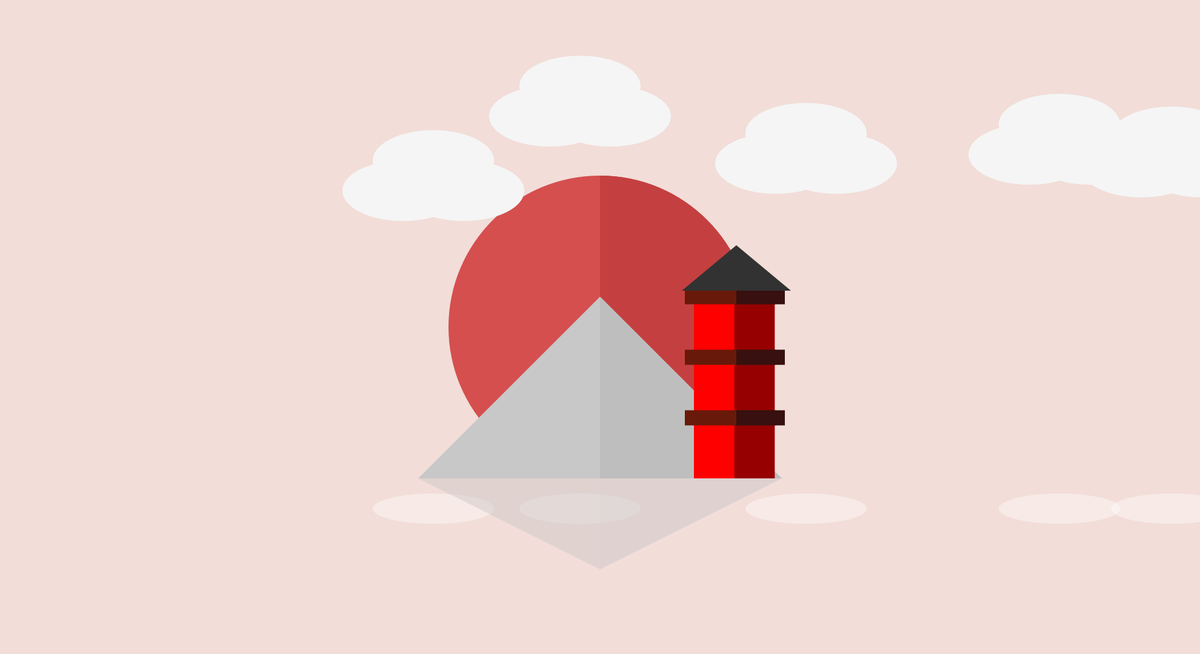
Frame 1 (no input)
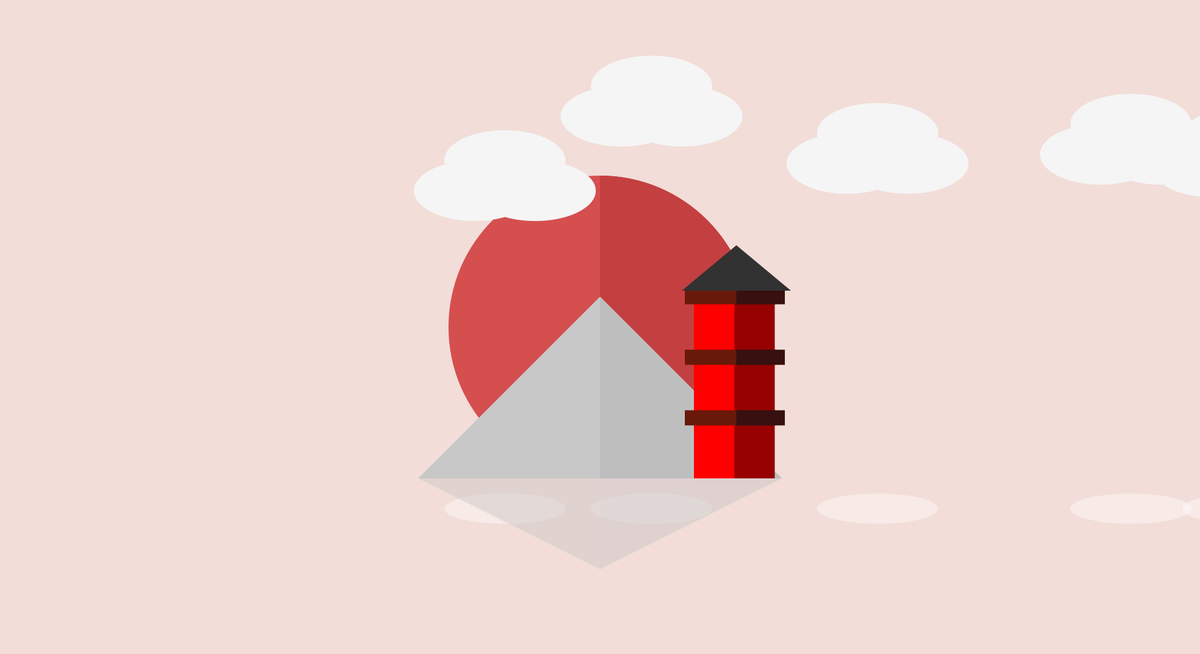
Frame 60 (the mouse pressed at the canvas centre just before this capture)
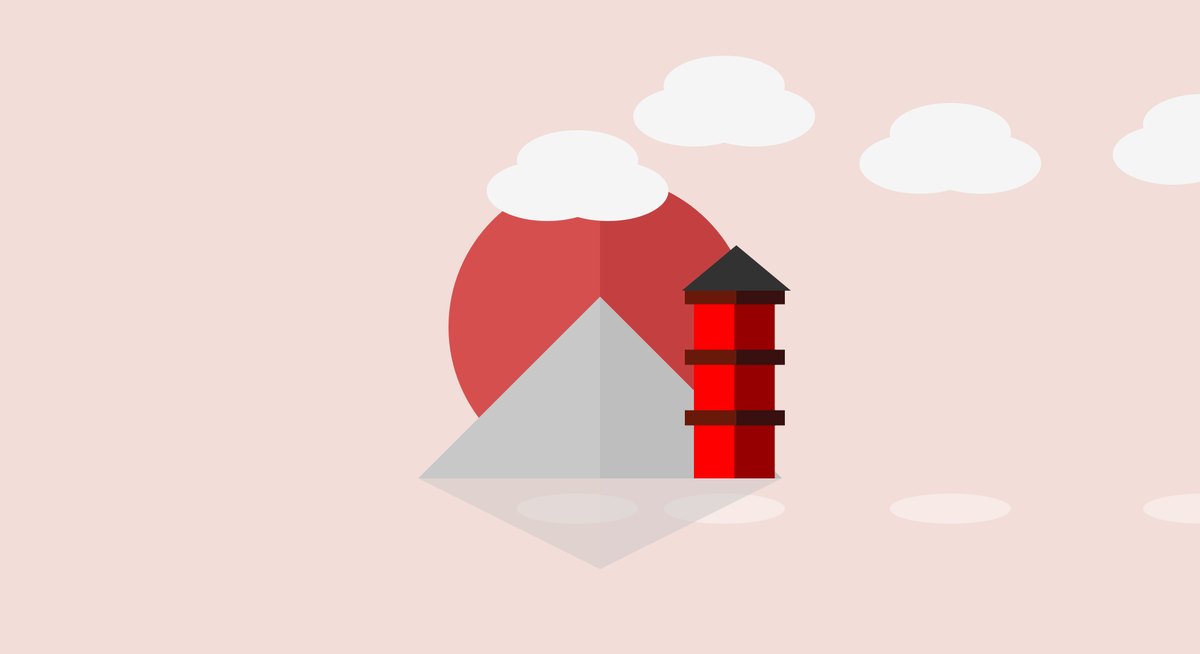
Frame 120 (the mouse held since frame 60 and released just before this capture)

The Processing sketch that drew these frames (run headless with seeded random() and noise(); from frame 60 on, the mouse is pressed at the canvas centre):

// Processing sketch: Day1
// ── Day1.pde
String printThis = "Your sketch is: ";
int r = 242;
int g = 221;
int b = 216;

int radius = 500;
int Clouds;
int[] PosX;
int[] PosY;

void setup()
{
  
  size(1980, 1080);
  PosX = new int[10];
  PosY = new int[10];
  Clouds = 5;
  for(int i = 0; i < Clouds;i++)
  {
    float RanNo = random(0,width);
    PosX[i] = int(RanNo);
    float RanH = random(0,height/4);
    PosY[i] = int(RanH);
  }
}



void draw() 
{
  //Update
  //clear();
  background(r,g,b);
  //PosX[1]--;

   DrawSun();
   DrawClouds(Clouds);
   DrawMoutain();
   DrawTower(3);
}

void DrawClouds(int Amount)
{
  for (int i = 0; i < Amount; i++)
  {
    noStroke();
    fill(245,245,245);
    ellipse(PosX[i],height/2 - 200 - PosY[i],200,100);
    
    noStroke();
    fill(245,245,245);
    ellipse(100 + PosX[i],height/2 - 200 - PosY[i],200,100);
    
    noStroke();
    fill(245,245,245);
    ellipse(50 + PosX[i],height/2 - 250 - PosY[i],200,100);
    
    //Shadow
    noStroke();
    fill(255,255,255,100);
    ellipse(50 + PosX[i],height/2 + 300,200,50);
    
    PosX[i] += 2;
    
    if(PosX[i] - 300 > width)
    {
      PosX[i] = -300;
    }
  }
}

void DrawSun()
{
  //ellipse
  noStroke();
  fill(213,79,79);
  ellipse(width/2,height/2,radius,radius);
  
  //ellipse
  fill(196,64,64);
  //ellipse(width/2,height/2,radius,radius);
  arc(width/2,height/2,radius,radius,radians(270),radians(450));
}

void DrawMoutain()
{
    //Tri
  int TriSize = 300;
  int TriOffsetY = 250;
  fill(200,200,200);
  triangle(width/2 - TriSize,height/2 + TriOffsetY, width/2+TriSize,height/2  + TriOffsetY,width/2,height/2 - TriSize  + TriOffsetY);
 
  //Tri Shade
  fill(190,190,190);
  triangle(width/2,height/2 + TriOffsetY, width/2+TriSize,height/2  + TriOffsetY,width/2,height/2 - TriSize  + TriOffsetY);
 
 //Tri Shadow
  int TriSSize = 300;
  int TriSOffsetY = 250;
  fill(190,190,190,90);
  triangle(width/2 - TriSSize,height/2 + TriSOffsetY, width/2+TriSSize,height/2  + TriSOffsetY,width/2,height/2 + (TriSSize  + TriSOffsetY) - 150);
 
  //Tri Shadow Shade

  fill(200,200,200,30);
  triangle(width/2,height/2 + TriSOffsetY, width/2+TriSSize,height/2  + TriSOffsetY,width/2,height/2 + (TriSSize  + TriSOffsetY) - 150);
 
}

void DrawTower(int Level)
{
  int LevelHeight = 100;
  int RoofPos = -50;
  int RoofSize = 100;
  
  for(int i = 0; i < Level;i++)
  {
  int RectSize = 100;
  //rectangles
  fill(255,0,0);
  rectMode(CENTER);
  rect(width/2 + 205,height/2 + (i*LevelHeight),RectSize,RectSize);
  
  //rectangles
  fill(150,0,0);
  rectMode(CENTER);
  rect(width/2 + 205 + (RectSize/2),height/2 + (i*LevelHeight),RectSize/1.5,RectSize);
  
  //rectangles
  fill(104,25,10);
  rectMode(CENTER);
  rect(width/2 + 215,height/2 + RoofPos + (i*LevelHeight),RoofSize * 1.5,RoofSize/4);
  
  //rectangles

    fill(55,16,15);
  rectMode(CENTER);
  rect(width/2 + 215 + (RoofSize/2),height/2 + RoofPos + (i*LevelHeight),(RoofSize/1.25),RoofSize/4);
  }
  
  int TopPos = -310;
  fill(50,50,50);
  triangle(width/2 + 135,height/2 + RoofPos + ((Level)*LevelHeight) + TopPos,width/2 + 215 + RoofSize,height/2 + RoofPos + ((Level)*LevelHeight) + TopPos,width/2 + 175 + (RoofSize/2),height/2 + RoofPos + ((Level)*LevelHeight) - 75  + TopPos);
}
